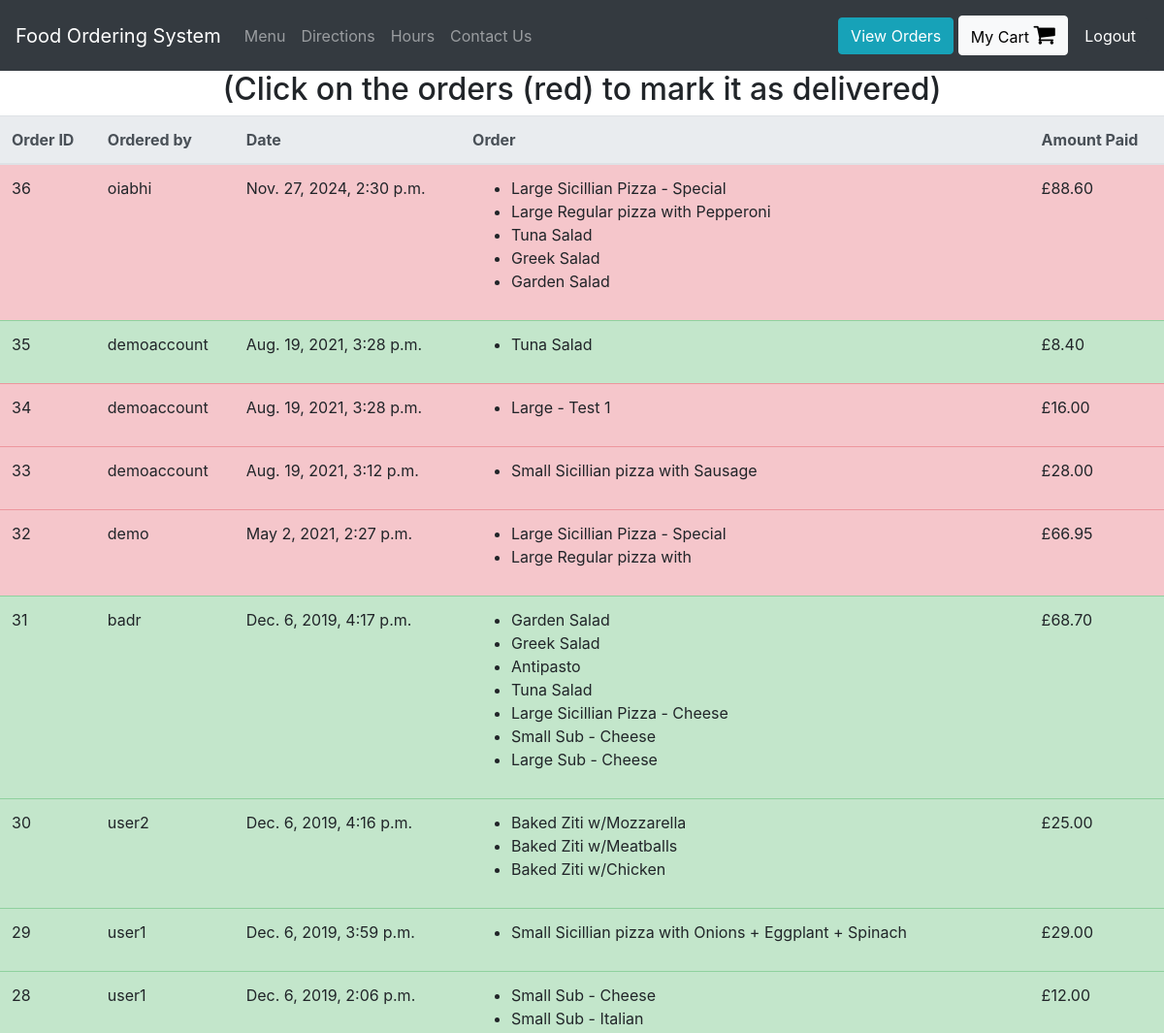
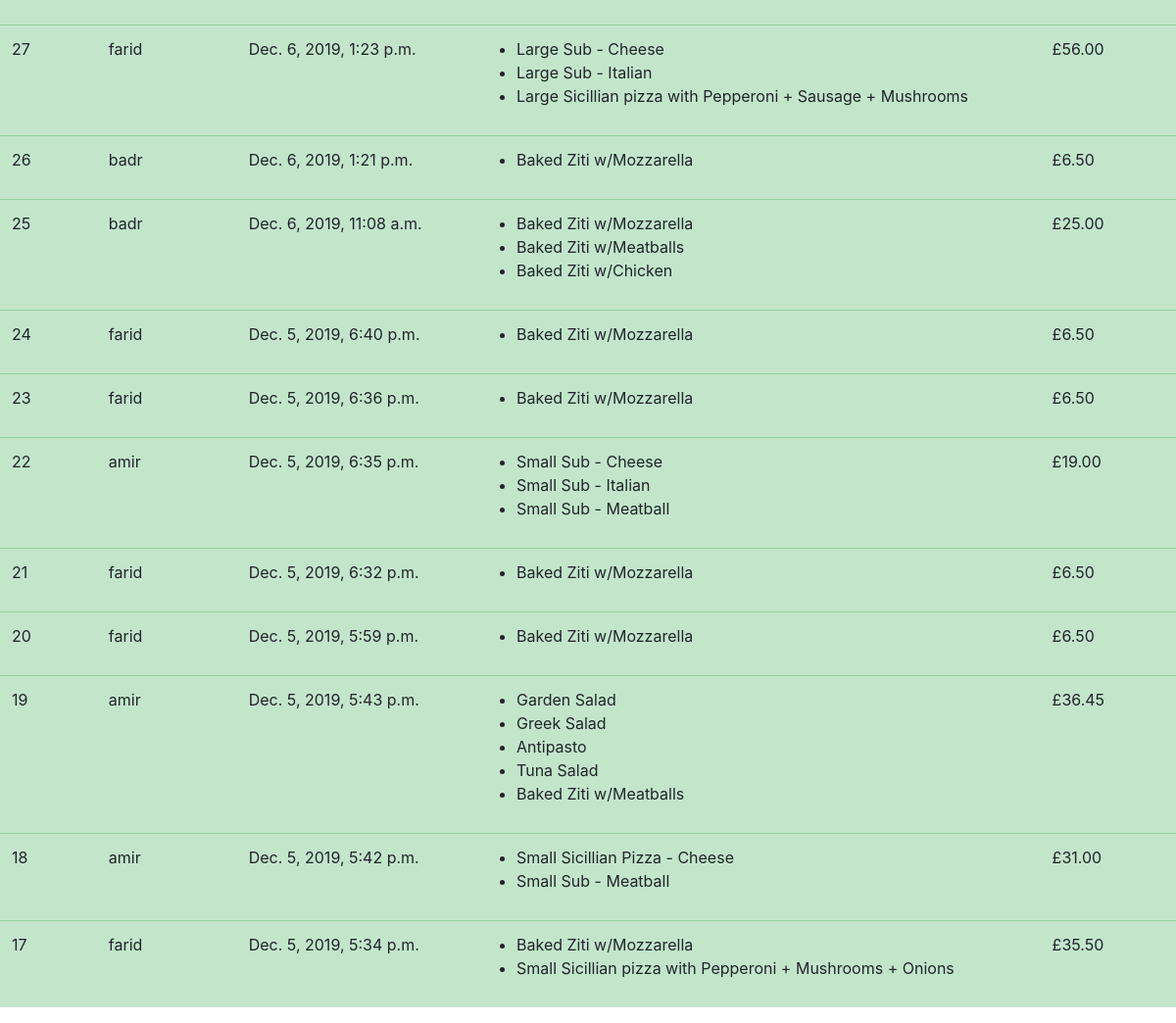
Page /view-orders (signed in) on the committed database (2 pictures, top to bottom).
### orders/models.py (models this page shows, shortened)
class UserOrder(models.Model):
    username = models.CharField(max_length=200) #who placed the order
    order = models.TextField() #this will be a string representation of the cart from localStorage
    price = models.DecimalField(max_digits=6, decimal_places=2) #how much was the order
    time_of_order  = models.DateTimeField(default=datetime.now, blank=True)
    delivered = models.BooleanField()

### orders/views.py (the view)
# urls.py: path("view-orders", views.view_orders, name="view_orders"),
def view_orders(request):
    if request.user.is_superuser:
        rows = UserOrder.objects.all().order_by('-time_of_order')
        return render(request, "orders/orders.html", context = {"rows":rows})
    else:
        rows = UserOrder.objects.all().filter(username = request.user.username).order_by('-time_of_order')
        return render(request, "orders/orders.html", context = {"rows":rows})

### orders/templatetags/custom_tags.py (called while the page is built)
@register.filter(name="format_cart")
def format_cart(value):
    return value[1:-1].split(",")

@register.filter(name="format_cart_item")
def format_cart_item(value):
    return value.replace("'","")

### orders/templates/orders/orders.html
{% extends 'orders/header.html' %}
{% load custom_tags %}
{% block content %}
<div class="container-fluid">
  <div class="row justify-content-center">
    {% if user.is_superuser %}
      <h2>(Click on the orders (red) to mark it as delivered)</h2>
    {% else %}
      <h2> Orders by: {{user.get_username}} </h2>
    {% endif %}
    <table class="table">
        <thead class="thead-light">
        <tr>
          <th scope="col">Order ID</th>
          <th scope="col">Ordered by</th>
          <th scope="col">Date</th>
          <th scope="col">Order</th>
          <th scope="col">Amount Paid</th>
        </tr>
        </thead>
        <tbody id = "orders_table">
          {% for row in rows %}
          {% if row.delivered %}
            <tr class="table-success">
          {% else %}
            <tr class="table-danger mark-as-complete">
          {% endif %}
              <td>{{row.id}}</td>
              <td>{{row.username}}</td>
              <td>{{row.time_of_order}}</td>
              <td >
                <ul>
                  {% for item in row.order|format_cart %}
                    <li>{{item|format_cart_item}}</li>
                  {% endfor %}
                </ul>
              </td>
              <td>£{{row.price}}</td>
            </tr>
          {% endfor %}
        </tbody>
    </table>
  </div>
</div>
{% endblock %}

### rows in the picture
UserOrder: id "36", username "oiabhi", time_of_order "Nov. 27, 2024, 2:30 p.m.", order "Large Sicillian Pizza - Special" "Large Regular pizza with Pepperoni" "Tuna Salad" "Greek Salad" "Garden Salad", price "88.60"
UserOrder: id "35", username "demoaccount", time_of_order "Aug. 19, 2021, 3:28 p.m.", order "Tuna Salad", price "8.40"
UserOrder: id "34", username "demoaccount", time_of_order "Aug. 19, 2021, 3:28 p.m.", order "Large - Test 1", price "16.00"
UserOrder: id "33", username "demoaccount", time_of_order "Aug. 19, 2021, 3:12 p.m.", order "Small Sicillian pizza with Sausage", price "28.00"
UserOrder: id "32", username "demo", time_of_order "May 2, 2021, 2:27 p.m.", order "Large Sicillian Pizza - Special" "Large Regular pizza with", price "66.95"
UserOrder: id "31", username "badr", time_of_order "Dec. 6, 2019, 4:17 p.m.", order "Garden Salad" "Greek Salad" "Antipasto" "Tuna Salad" "Large Sicillian Pizza - Cheese" "Small Sub - Cheese" "Large Sub - Cheese", price "68.70"
UserOrder: id "30", username "user2", time_of_order "Dec. 6, 2019, 4:16 p.m.", order "Baked Ziti w/Mozzarella" "Baked Ziti w/Meatballs" "Baked Ziti w/Chicken", price "25.00"
UserOrder: id "29", username "user1", time_of_order "Dec. 6, 2019, 3:59 p.m.", order "Small Sicillian pizza with Onions + Eggplant + Spinach", price "29.00"
UserOrder: id "28", username "user1", time_of_order "Dec. 6, 2019, 2:06 p.m.", order "Small Sub - Cheese" "Small Sub - Italian", price "12.00"
UserOrder: id "27", username "farid", time_of_order "Dec. 6, 2019, 1:23 p.m.", order "Large Sub - Cheese" "Large Sub - Italian" "Large Sicillian pizza with Pepperoni + Sausage + Mushrooms", price "56.00"
UserOrder: id "26", username "badr", time_of_order "Dec. 6, 2019, 1:21 p.m.", order "Baked Ziti w/Mozzarella", price "6.50"
UserOrder: id "25", username "badr", time_of_order "Dec. 6, 2019, 11:08 a.m.", order "Baked Ziti w/Mozzarella" "Baked Ziti w/Meatballs" "Baked Ziti w/Chicken", price "25.00"
UserOrder: id "24", username "farid", time_of_order "Dec. 5, 2019, 6:40 p.m.", order "Baked Ziti w/Mozzarella", price "6.50"
UserOrder: id "23", username "farid", time_of_order "Dec. 5, 2019, 6:36 p.m.", order "Baked Ziti w/Mozzarella", price "6.50"
UserOrder: id "22", username "amir", time_of_order "Dec. 5, 2019, 6:35 p.m.", order "Small Sub - Cheese" "Small Sub - Italian" "Small Sub - Meatball", price "19.00"
UserOrder: id "21", username "farid", time_of_order "Dec. 5, 2019, 6:32 p.m.", order "Baked Ziti w/Mozzarella", price "6.50"
UserOrder: id "20", username "farid", time_of_order "Dec. 5, 2019, 5:59 p.m.", order "Baked Ziti w/Mozzarella", price "6.50"
UserOrder: id "19", username "amir", time_of_order "Dec. 5, 2019, 5:43 p.m.", order "Garden Salad" "Greek Salad" "Antipasto" "Tuna Salad" "Baked Ziti w/Meatballs", price "36.45"
UserOrder: id "18", username "amir", time_of_order "Dec. 5, 2019, 5:42 p.m.", order "Small Sicillian Pizza - Cheese" "Small Sub - Meatball", price "31.00"
UserOrder: id "17", username "farid", time_of_order "Dec. 5, 2019, 5:34 p.m.", order "Baked Ziti w/Mozzarella" "Small Sicillian pizza with Pepperoni + Mushrooms + Onions", price "35.50"
